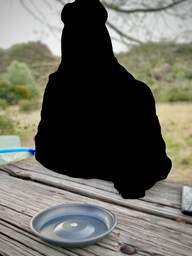
#> input picture PBN/_meagan/background.png, 192 x 256 px, shrunk from 2707 x 3606 before the run, found by its file name
$ jupyter execute '_nb - paint by number background.ipynb'
#> lines starting #> are read from the running program, lines starting #| are printed output that depends on the picture
[cell 1]
import sys
sys.path.append(r'C:\PythonVenv\PaintByNumber\Lib\site-packages')
import cv2, numpy as np, matplotlib.pyplot as plt

[cell 2]
def load_image(_i_path):
#> called with _i_path = 'background.png'
    return cv2.imread(_i_path)
#> returned value is the input picture: shape (256, 192, 3); mean B, G, R 93.7, 102.6, 102.8

def natural_color(_i):
    return cv2.cvtColor(_i, cv2.COLOR_BGR2RGB)

def lab_color(_i):
    return cv2.cvtColor(_i, cv2.COLOR_BGR2LAB)

def bgr_color(_i): # from rgb
    return cv2.cvtColor(_i, cv2.COLOR_RGB2BGR)

def display_image(_i):
    plt.imshow(_i)
    plt.colorbar()
    plt.show()
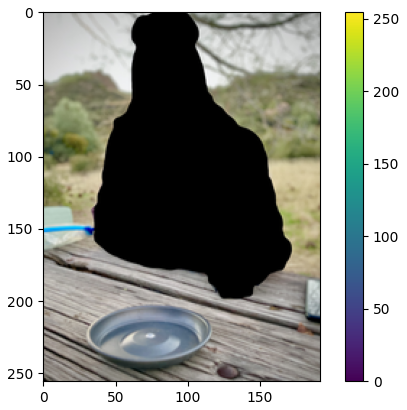
#> figure drawn by matplotlib, 2 panels

def save_image(_i, _i_path):
    cv2.imwrite(_i_path, _i)

def unique_colors(_im, return_counts=False):
    return np.unique(
        _im.reshape(-1, _im.shape[2]),
        axis=0,
        return_counts=return_counts
    )

def segment_kmeans(_im, k=30):
    pixel_values = _im.reshape((-1, 3))
    pixel_values = np.float32(pixel_values)
    criteria = (cv2.TERM_CRITERIA_EPS + cv2.TERM_CRITERIA_MAX_ITER, 100, .3)
    _, labels, (centers) = cv2.kmeans(pixel_values, k, None, criteria, 10, cv2.KMEANS_RANDOM_CENTERS)
    centers = np.uint8(centers)
    labels = labels.flatten()
    segmented_image = centers[labels.flatten()]
    return segmented_image.reshape(_im.shape)

def blur(_im, radius=5):
    return cv2.blur(_im, (radius, radius))

[cell 3]
back = load_image("background.png")
display_image(natural_color(back))
print("{} unique colors".format(len(unique_colors(back))))
#| 21540 unique colors

[cell 4]
back_blur = blur(back)
#> in blur, `return cv2.blur(_im, (radius, radius))`:
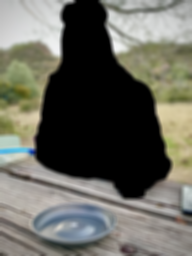
#> returned value: shape (256, 192, 3); mean of channels 0, 1, 2 93.7, 102.6, 102.8; drawn as B, G, R
back_blur_seg10 = segment_kmeans(back_blur)
#> in segment_kmeans, `_, labels, (centers) = cv2.kmeans(pixel_values, k, None, criteria, 10,..`: centers = 30 rows, first 8: [148.3, 153.3, 156.7], [193.6, 197, 193.1], [136.3, 178.1, 188.9], [105.3, 142.7, 142.2], [93.13, 106, 109], [209.6, 211.3, 209.4], [0.018, 0.0207, 0.0209], [226, 226.9, 225]
#> in segment_kmeans, `centers = np.uint8(centers)`: centers = 30 rows, first 8: [148, 153, 156], [193, 197, 193], [136, 178, 188], [105, 142, 142], [93, 105, 109], [209, 211, 209], [0, 0, 0], [226, 226, 225]

[cell 5]
print("{} unique colors".format(len(unique_colors(back_blur_seg10))))
